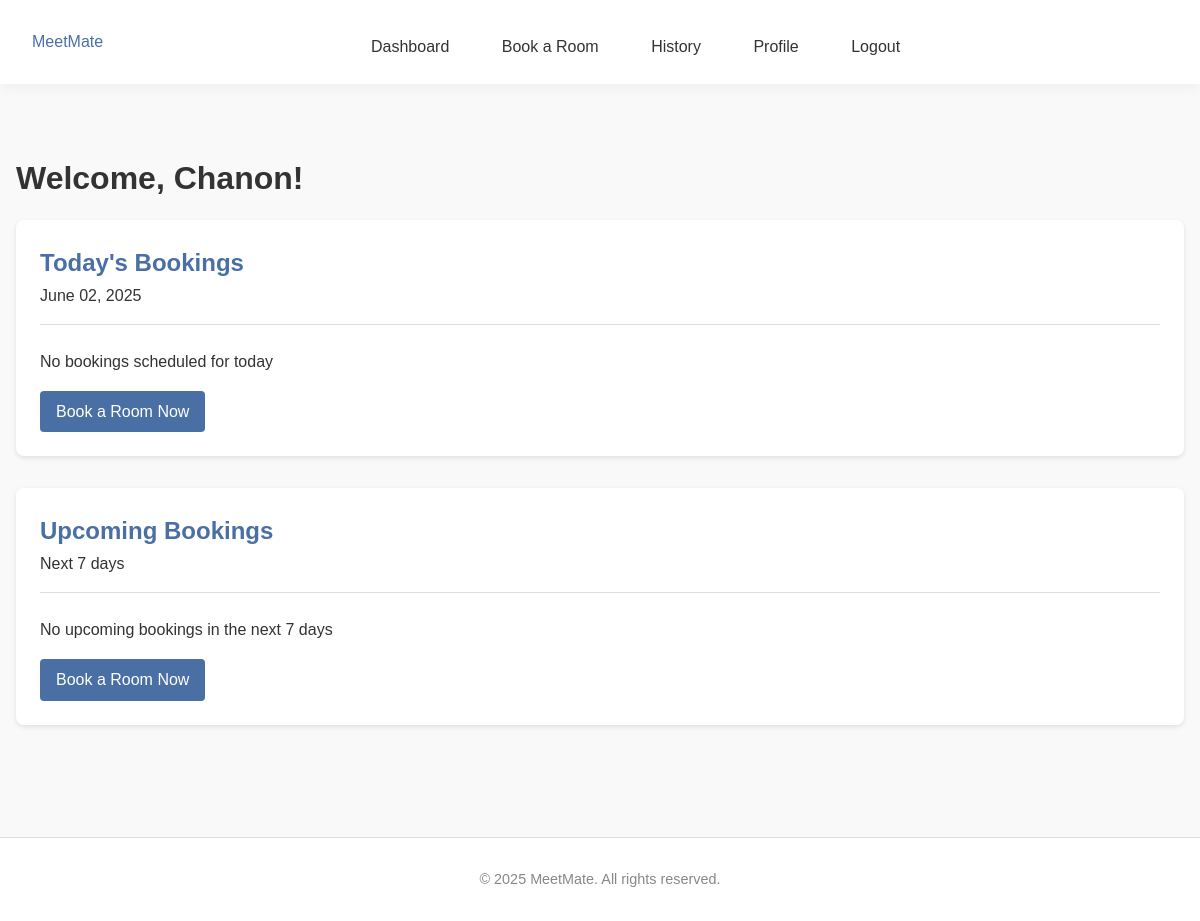
/dashboard (signed in), run on an earlier commit of the app's database.
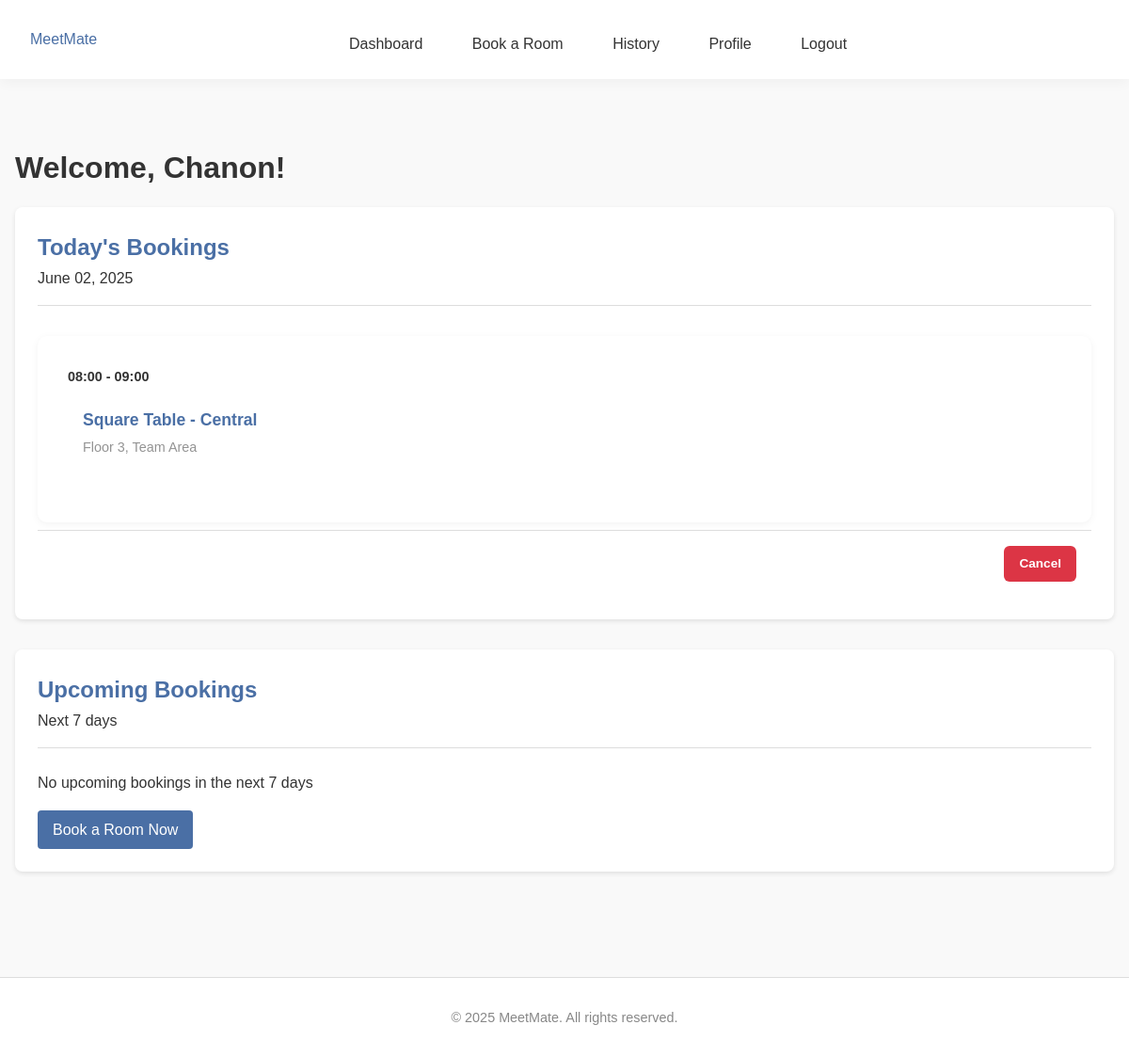
And on a later commit of the database.
### tables this page shows
CREATE TABLE bookings (
                id INTEGER PRIMARY KEY AUTOINCREMENT,
                user_id INTEGER NOT NULL,
                room_id INTEGER NOT NULL,
                date TEXT NOT NULL,
                time_start TEXT NOT NULL,
                time_end TEXT NOT NULL,
                booking_admin_id INTEGER,
                notes TEXT,
                FOREIGN KEY (user_id) REFERENCES users (id),
                FOREIGN KEY (room_id) REFERENCES rooms (id),
                FOREIGN KEY (booking_admin_id) REFERENCES users (id)
            );

CREATE TABLE rooms (
                id INTEGER PRIMARY KEY AUTOINCREMENT,
                name TEXT NOT NULL,
                location TEXT NOT NULL,
                capacity INTEGER NOT NULL,
                room_type TEXT DEFAULT 'conference'
            );

### app.py (the view)
@app.route('/dashboard')
@login_required
def dashboard():
    connection = get_database_connection()
    cursor = connection.cursor()
    user_id = session['user_id']
    now = datetime.now()
    current_date = now.date()
    current_time = now.time()
    today_bookings = []
    upcoming_bookings = []
    today_date = ''
    user_today_bookings = []
    user_upcoming_bookings = []
    if session.get('role') == 'admin':
        from datetime import date, timedelta
        today = date.today()
        today_str = today.strftime('%Y-%m-%d')
        today_date = today.strftime('%B %d, %Y')
        tomorrow = today + timedelta(days=1)
        next_week = today + timedelta(days=7)
        tomorrow_str = tomorrow.strftime('%Y-%m-%d')
        next_week_str = next_week.strftime('%Y-%m-%d')
        cursor.execute('''
            SELECT
                b.id,
                b.date,
                b.time_start,
                b.time_end,
                b.notes,
                u.username,
                r.name as room_name,
                admin.username as admin_name
            FROM bookings b
            JOIN users u ON b.user_id = u.id
            JOIN rooms r ON b.room_id = r.id
            LEFT JOIN users admin ON b.booking_admin_id = admin.id
            WHERE b.date = ?
            ORDER BY b.time_start
        ''', (today_str,))
        for row in cursor.fetchall():
            booking = dict(row)
            if booking['admin_name']:
                booking['booked_by'] = f"Admin: {booking['admin_name']}"
            else:
                booking['booked_by'] = "Self"
            booking_date = date.fromisoformat(booking['date'])
            booking_start_time = time.fromisoformat(booking['time_start'] + ':00' if len(booking['time_start']) == 5 else booking['time_start'])
            if booking_date == current_date:
                booking['can_cancel'] = current_time < booking_start_time
                booking['status'] = 'Complete' if current_time >= booking_start_time else None
            else:
                booking['can_cancel'] = True
                booking['status'] = None
            today_bookings.append(booking)
        cursor.execute('''
            SELECT
                b.id,
                b.date,
                b.time_start,
                b.time_end,
                b.notes,
                u.username,
                r.name as room_name,
                admin.username as admin_name
            FROM bookings b
            JOIN users u ON b.user_id = u.id
            JOIN rooms r ON b.room_id = r.id
            LEFT JOIN users admin ON b.booking_admin_id = admin.id
            WHERE b.date >= ? AND b.date <= ?
            ORDER BY b.date, b.time_start
            LIMIT 10
        ''', (tomorrow_str, next_week_str))
        for row in cursor.fetchall():
            booking = dict(row)
            if booking['admin_name']:
                booking['booked_by'] = f"Admin: {booking['admin_name']}"
            else:
                booking['booked_by'] = "Self"
            booking_date = date.fromisoformat(booking['date'])
            booking['formatted_date'] = booking_date.strftime('%a, %b %d')
            booking['can_cancel'] = True
            booking['status'] = None
            upcoming_bookings.append(booking)
    else:
        from datetime import date, timedelta
        today = date.today()
        today_str = today.strftime('%Y-%m-%d')
        today_date = today.strftime('%B %d, %Y')
        tomorrow = today + timedelta(days=1)
        next_week = today + timedelta(days=7)
        tomorrow_str = tomorrow.strftime('%Y-%m-%d')
        next_week_str = next_week.strftime('%Y-%m-%d')
        cursor.execute('''
            SELECT
                b.id,
                b.date,
                b.time_start,
                b.time_end,
                b.notes,
                r.name as room_name,
                r.location as room_location
            FROM bookings b
            JOIN rooms r ON b.room_id = r.id
            WHERE b.user_id = ? AND b.date = ?
            ORDER BY b.time_start
        ''', (user_id, today_str))
        for row in cursor.fetchall():
            booking = dict(row)
            booking_date = date.fromisoformat(booking['date'])
            booking_start_time = time.fromisoformat(booking['time_start'] + ':00' if len(booking['time_start']) == 5 else booking['time_start'])
            if booking_date == current_date:
                booking['can_cancel'] = current_time < booking_start_time
                booking['status'] = 'Complete' if current_time >= booking_start_time else None
            else:
                booking['can_cancel'] = True
                booking['status'] = None
            user_today_bookings.append(booking)
        cursor.execute('''
            SELECT
                b.id,
                b.date,
                b.time_start,
                b.time_end,
                b.notes,
                r.name as room_name,
                r.location as room_location
            FROM bookings b
            JOIN rooms r ON b.room_id = r.id
            WHERE b.user_id = ? AND b.date >= ? AND b.date <= ?
            ORDER BY b.date, b.time_start
            LIMIT 10
        ''', (user_id, tomorrow_str, next_week_str))
        for row in cursor.fetchall():
            booking = dict(row)
            booking_date = date.fromisoformat(booking['date'])
            booking['formatted_date'] = booking_date.strftime('%a, %b %d')
            booking['can_cancel'] = True
            booking['status'] = None
            user_upcoming_bookings.append(booking)
    connection.close()
    return render_template('dashboard.html',
                         today_bookings=today_bookings,
                         today_date=today_date,
                         upcoming_bookings=upcoming_bookings,
                         user_today_bookings=user_today_bookings,
                         user_upcoming_bookings=user_upcoming_bookings)

### templates/dashboard.html (shortened to what this page needs)
{% extends "base.html" %}
{% block content %}
<div class="dashboard">
    <h1>Welcome, {{ session.username }}!</h1>
    {% if session.role == 'admin' %}
    <div class="dashboard-section">
        <div class="section-card">
            <div class="section-header">
                <h2>Today's Bookings</h2>
                <span class="date">{{ today_date }}</span>
            </div>
              {% if today_bookings %}
                <div class="bookings-list">
                    {% for booking in today_bookings %}
                        <div class="booking-item">
                            <div class="booking-info">
                                <div class="booking-time">
                                    {{ booking.time_start }} - {{ booking.time_end }}
                                </div>
                                <div class="booking-details">
                                    <strong>{{ booking.room_name }}</strong> - {{ booking.username }}
                                    {% if booking.notes %}
                                        <div class="booking-notes">{{ booking.notes }}</div>
                                    {% endif %}
                                </div>
                            </div>
                            <div class="booking-actions">
                                {% if booking.can_cancel %}
                                    <a href="{{ url_for('cancel_booking', booking_id=booking.id) }}"
                                       class="btn btn-danger btn-small"
                                       onclick="return confirm('Are you sure you want to cancel this booking?')">
                                        Cancel
                                    </a>
                                {% elif booking.status == 'Complete' %}
                                    <div class="booking-status">
                                        <span class="status-completed">Complete</span>
                                    </div>
                                {% endif %}
                            </div>
                        </div>
                    {% endfor %}
                </div>
            {% else %}
                <div class="no-bookings">
                    <p>No bookings scheduled for today</p>
                    <a href="{{ url_for('admin_book') }}" class="btn btn-primary">Book for Client</a>
                </div>
            {% endif %}
        </div>
    </div>
    <div class="dashboard-section">
        <div class="section-card">
            <div class="section-header">
                <h2>Upcoming Bookings</h2>
                <span class="subtitle">Next 7 days</span>
            </div>
              {% if upcoming_bookings %}
                <div class="bookings-list">
                    {% for booking in upcoming_bookings %}
                        <div class="booking-item">
                            <div class="booking-info">
                                <div class="booking-date">
                                    {{ booking.formatted_date }}
                                </div>
                                <div class="booking-time">
                                    {{ booking.time_start }} - {{ booking.time_end }}
                                </div>
                                <div class="booking-details">
                                    <strong>{{ booking.room_name }}</strong> - {{ booking.username }}
                                    {% if booking.notes %}
                                        <div class="booking-notes">{{ booking.notes }}</div>
                                    {% endif %}
                                </div>
                            </div>
                            <div class="booking-actions">
                                {% if booking.can_cancel %}
                                    <a href="{{ url_for('cancel_booking', booking_id=booking.id) }}"
                                       class="btn btn-danger btn-small"
                                       onclick="return confirm('Are you sure you want to cancel this booking?')">
                                        Cancel
                                    </a>
                                {% elif booking.status == 'Complete' %}
                                    <div class="booking-status">
                                        <span class="status-completed">Complete</span>
                                    </div>
                                {% endif %}
                            </div>
                        </div>
                    {% endfor %}
                </div>
            {% else %}
                <div class="no-bookings">
                    <p>No upcoming bookings in the next 7 days</p>
                    <a href="{{ url_for('admin_book') }}" class="btn btn-primary">Book for Client</a>
                </div>
            {% endif %}
        </div>
    </div>
    {% else %}
    <div class="dashboard-section">
        <div class="section-card">
            <div class="section-header">
                <h2>Today's Bookings</h2>
                <span class="date">{{ today_date }}</span>
            </div>
              {% if user_today_bookings %}
                <div class="bookings-list">
                    {% for booking in user_today_bookings %}
                        <div class="booking-item">
                            <div class="booking-info">
                                <div class="booking-time">
                                    {{ booking.time_start }} - {{ booking.time_end }}
                                </div>
                                <div class="booking-details">
                                    <strong>{{ booking.room_name }}</strong>
                                    <div class="booking-location">
                                        {{ booking.room_location }}
                                    </div>
                                </div>
                            </div>
                            <div class="booking-actions">
                                {% if booking.can_cancel %}
                                    <a href="{{ url_for('cancel_booking', booking_id=booking.id) }}"
                                       class="btn btn-danger btn-small"
                                       onclick="return confirm('Are you sure you want to cancel this booking?')">
                                        Cancel
                                    </a>
                                {% elif booking.status == 'Complete' %}
                                    <div class="booking-status">
                                        <span class="status-completed">Complete</span>
                                    </div>
                                {% endif %}
                            </div>
                        </div>
                    {% endfor %}
                </div>
            {% else %}
                <div class="no-bookings">
                    <p>No bookings scheduled for today</p>
                    <a href="{{ url_for('booking') }}" class="btn btn-primary">Book a Room Now</a>
                </div>
            {% endif %}
        </div>
    </div>
    <div class="dashboard-section">
        <div class="section-card">
            <div class="section-header">
                <h2>Upcoming Bookings</h2>
                <span class="subtitle">Next 7 days</span>
            </div>
              {% if user_upcoming_bookings %}
                <div class="bookings-list">
                    {% for booking in user_upcoming_bookings %}
                        <div class="booking-item">
                            <div class="booking-info">
                                <div class="booking-date">
                                    {{ booking.formatted_date }}
                                </div>
                                <div class="booking-time">
                                    {{ booking.time_start }} - {{ booking.time_end }}
                                </div>
                                <div class="booking-details">
                                    <strong>{{ booking.room_name }}</strong>
                                    <div class="booking-location">
                                        {{ booking.room_location }}
                                    </div>
                                    {% if booking.notes %}
                                        <div class="booking-notes">{{ booking.notes }}</div>
                                    {% endif %}
                                </div>
                            </div>
                            <div class="booking-actions">
                                {% if booking.can_cancel %}
                                    <a href="{{ url_for('cancel_booking', booking_id=booking.id) }}"
                                       class="btn btn-danger btn-small"
                                       onclick="return confirm('Are you sure you want to cancel this booking?')">
                                        Cancel
                                    </a>
                                {% elif booking.status == 'Complete' %}
                                    <div class="booking-status">
                                        <span class="status-completed">Complete</span>
                                    </div>
                                {% endif %}
                            </div>
                        </div>
                    {% endfor %}
                </div>
            {% else %}
                <div class="no-bookings">
                    <p>No upcoming bookings in the next 7 days</p>
                    <a href="{{ url_for('booking') }}" class="btn btn-primary">Book a Room Now</a>
                </div>
            {% endif %}
        </div>
    </div>
    {% endif %}
</div>
{% endblock %}

What changed in the data, as far as the page shows it:
added bookings: time_start "08:00", time_end "09:00", room_name "Square Table - Central", room_location "Floor 3, Team Area"
Also different on the page:
text no longer shown: "No bookings scheduled for today Book a Room Now"
